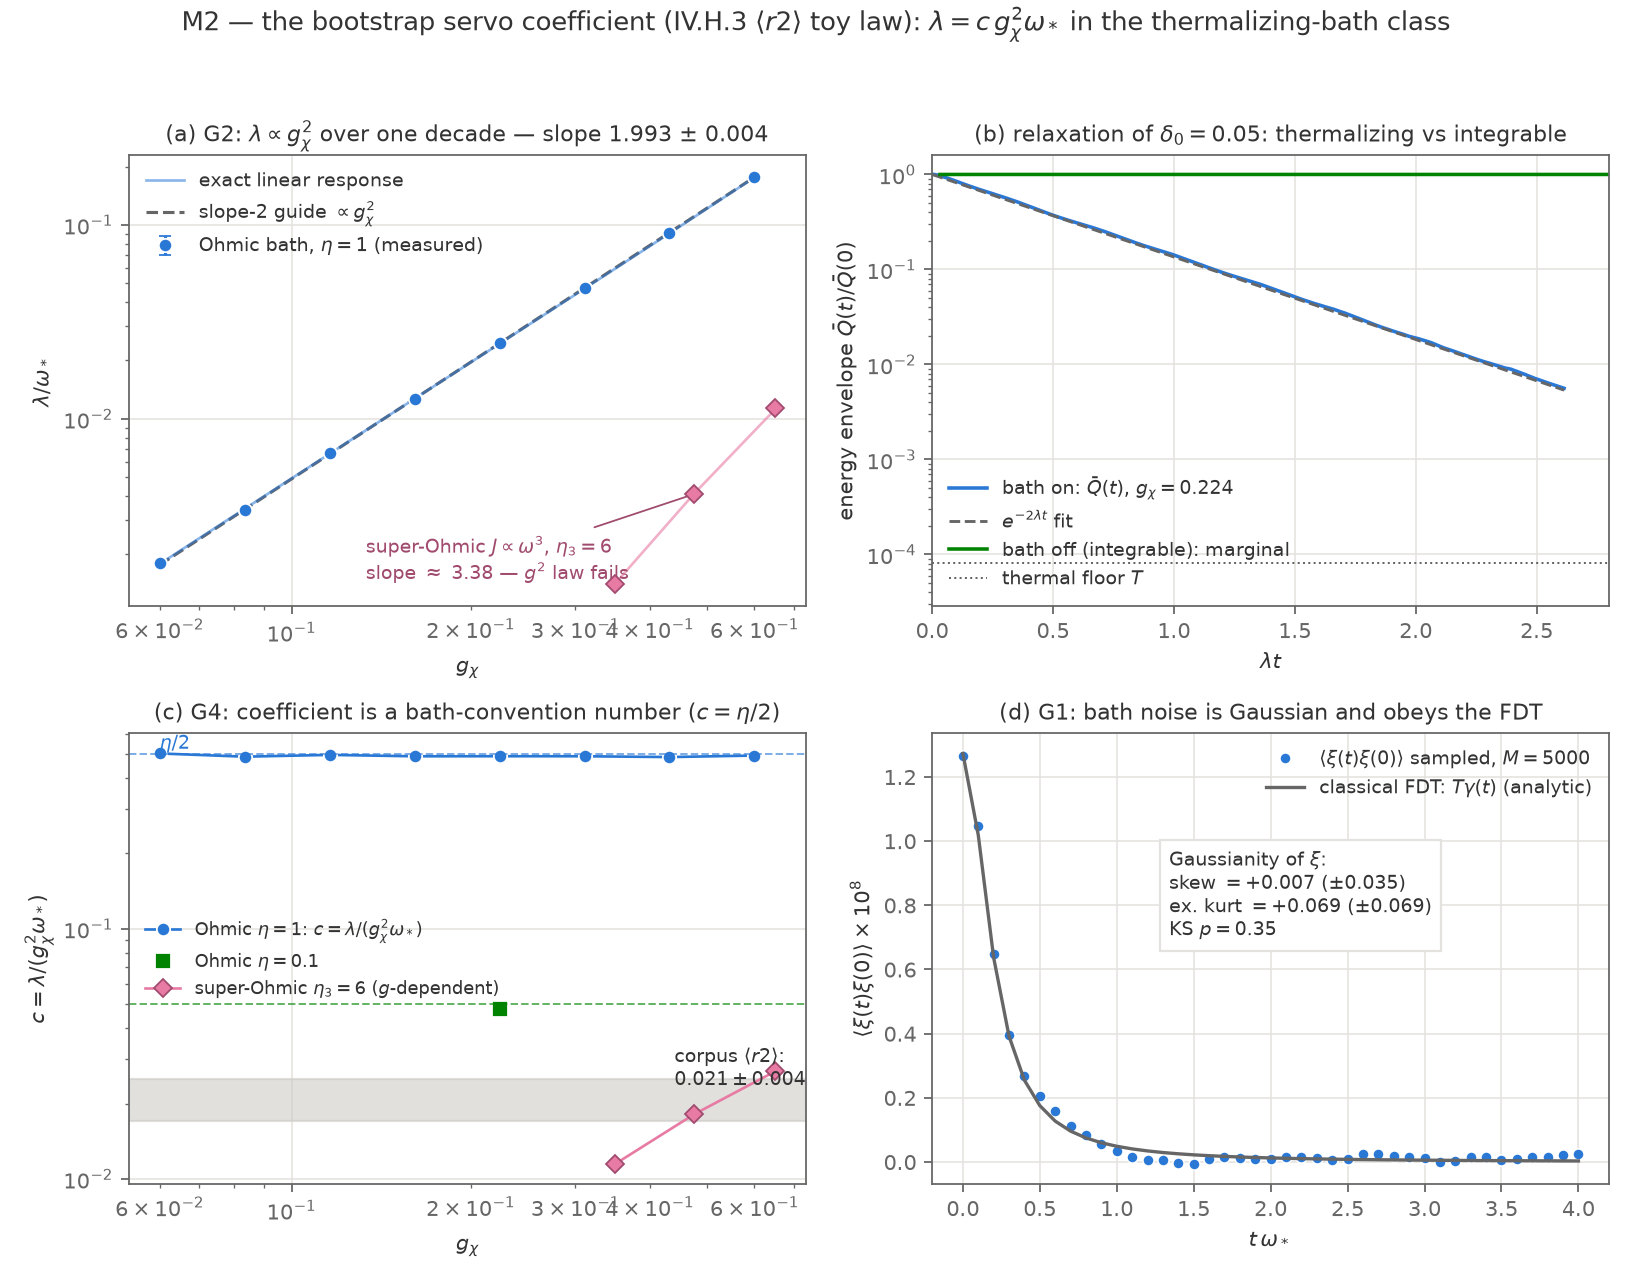

Recreate this plot in Python.
#!/usr/bin/env python3
"""M2 figure: lambda-vs-g scaling law + envelope decay + coefficient spread
+ bath FDT check.  Reads m2_results.json, writes m2_fig.png."""

import json

import numpy as np
import matplotlib
matplotlib.use("Agg")
import matplotlib.pyplot as plt

BLUE, GREEN, MAGENTA = "#2a78d6", "#008300", "#e87ba4"  # validated categorical
INK, INK2, GRID = "#333333", "#666666", "#e3e2de"

with open("m2_results.json") as fh:
    R = json.load(fh)

plt.rcParams.update({
    "font.size": 9.5, "axes.edgecolor": INK2, "axes.labelcolor": INK,
    "text.color": INK, "xtick.color": INK2, "ytick.color": INK2,
    "axes.grid": True, "grid.color": GRID, "grid.linewidth": 0.7,
    "axes.axisbelow": True, "figure.facecolor": "white"})

fig, axes = plt.subplots(2, 2, figsize=(10.2, 8.0))
(axA, axB), (axC, axD) = axes

# ---- (a) scaling law: lambda vs g, log-log --------------------------------
gs = np.array(R["G2"]["gs"])
lam = np.array(R["G2"]["lam"])
sig = np.array(R["G2"]["sig"])
axA.errorbar(gs, lam, yerr=sig, fmt="o", ms=6, color=BLUE, mec="white",
             mew=0.8, capsize=2.5, lw=1.4, zorder=4,
             label="Ohmic bath, $\\eta=1$ (measured)")
lin = np.array([p["lam_lin_exact"] for p in R["scan_ohmic"]])
axA.plot(gs, lin, "-", color=BLUE, lw=1.2, alpha=0.55, zorder=3,
         label="exact linear response")
gg = np.geomspace(gs[0], gs[-1], 50)
cref = lam[3] / gs[3] ** 2
axA.plot(gg, cref * gg ** 2, "--", color=INK2, lw=1.4, zorder=2,
         label="slope-2 guide $\\propto g_\\chi^2$")
sop = R["superohmic"]["points"]
gso = np.array([p["g"] for p in sop])
lso = np.array([p["lam"] for p in sop])
axA.errorbar(gso, lso, yerr=[p["sig"] for p in sop], fmt="D", ms=6,
             color=MAGENTA, mec="#a04a6e", mew=0.8, capsize=2.5, zorder=4)
axA.plot(gso, [p["lam_lin_exact"] for p in sop], "-", color=MAGENTA, lw=1.2,
         alpha=0.6, zorder=3)
axA.annotate(f"super-Ohmic $J\\propto\\omega^3$, $\\eta_3={R['superohmic']['eta3']:.0f}$\n"
             f"slope $\\approx$ {R['superohmic']['slope']:.2f} — $g^2$ law fails",
             xy=(gso[1], lso[1]), xytext=(0.35, 0.06), textcoords="axes fraction",
             fontsize=8.5, color="#a04a6e",
             arrowprops=dict(arrowstyle="-", color="#a04a6e", lw=0.8))
axA.set_xscale("log"); axA.set_yscale("log")
axA.set_xlabel("$g_\\chi$"); axA.set_ylabel("$\\lambda/\\omega_*$")
axA.set_title(f"(a) G2: $\\lambda\\propto g_\\chi^2$ over one decade — "
              f"slope {R['G2']['slope']:.3f} $\\pm$ {R['G2']['sig_slope']:.3f}",
              fontsize=10)
axA.legend(frameon=False, fontsize=8.5, loc="upper left")

# ---- (b) envelope decay + integrable control ------------------------------
ex = R["example_envelope"]
t = np.array(ex["t"]); q = np.array(ex["Qbar"])
E0 = q[0]
axB.semilogy(t * ex["lam"], q / E0, color=BLUE, lw=1.6,
             label=f"bath on: $\\bar Q(t)$, $g_\\chi={ex['g']:.3f}$")
axB.semilogy(t * ex["lam"], np.exp(-2 * ex["lam"] * t), "--", color=INK2,
             lw=1.3, label="$e^{-2\\lambda t}$ fit")
t5 = np.array(R["G5"]["env_t"]); e5 = np.array(R["G5"]["env_E"])
axB.semilogy(t5 * ex["lam"], e5 / e5[0], color=GREEN, lw=1.6,
             label="bath off (integrable): marginal")
axB.axhline(R["meta"]["T_over_wstar"] / E0, color=INK2, lw=0.9, ls=":",
            label="thermal floor $T$")
axB.set_xlim(0, 2.8)
axB.set_ylim(bottom=0.35 * R["meta"]["T_over_wstar"] / E0)
axB.set_xlabel("$\\lambda t$")
axB.set_ylabel("energy envelope $\\bar Q(t)/\\bar Q(0)$")
axB.set_title("(b) relaxation of $\\delta_0=0.05$: thermalizing vs integrable",
              fontsize=10)
axB.legend(frameon=False, fontsize=8.5, loc="lower left")

# ---- (c) coefficient c = lambda/(g^2 w*) ----------------------------------
ci = np.array(R["G4_ohmic_eta1"]["c_per_g"])
axC.plot(gs, ci, "o-", ms=6, color=BLUE, mec="white", mew=0.8, lw=1.2,
         label="Ohmic $\\eta=1$: $c=\\lambda/(g_\\chi^2\\omega_*)$")
axC.axhline(0.5, color=BLUE, lw=0.9, ls="--", alpha=0.6)
axC.text(gs[0], 0.52, "$\\eta/2$", color=BLUE, fontsize=8.5)
el = R["eta_linearity"]
axC.plot([0.2237], [el["c"]], "s", ms=7, color=GREEN, mec="white", mew=0.8,
         label="Ohmic $\\eta=0.1$")
axC.axhline(0.05, color=GREEN, lw=0.9, ls="--", alpha=0.6)
cso = np.array([p["c"] for p in sop])
axC.plot(gso, cso, "D-", ms=6, color=MAGENTA, mec="#a04a6e", mew=0.8, lw=1.2,
         label=f"super-Ohmic $\\eta_3={R['superohmic']['eta3']:.0f}$ ($g$-dependent)")
axC.axhspan(0.021 - 0.004, 0.021 + 0.004, color="#c9c8c2", alpha=0.55, zorder=1)
axC.text(0.44, 0.0235, "corpus $\\langle r2\\rangle$:\n$0.021\\pm0.004$",
         fontsize=8.5, color=INK)
axC.set_yscale("log"); axC.set_xscale("log")
axC.set_xlabel("$g_\\chi$")
axC.set_ylabel("$c=\\lambda/(g_\\chi^2\\omega_*)$")
axC.set_title("(c) G4: coefficient is a bath-convention number ($c=\\eta/2$)",
              fontsize=10)
axC.legend(frameon=False, fontsize=8, loc="center left")

# ---- (d) bath statistics: FDT ---------------------------------------------
bs = R["G1_bath_stats"]
tg = np.array(bs["tgrid"])
axD.plot(tg, np.array(bs["C_meas"]) * 1e8, "o", ms=5, color=BLUE, mec="white",
         mew=0.7, label="$\\langle\\xi(t)\\xi(0)\\rangle$ sampled, $M=5000$")
axD.plot(tg, np.array(bs["Tgam_cont"]) * 1e8, "-", color=INK2, lw=1.5,
         label="classical FDT: $T\\gamma(t)$ (analytic)")
g0 = bs["gauss"]["t0"]
axD.text(0.35, 0.55,
         f"Gaussianity of $\\xi$:\nskew $= {g0['skew']:+.3f}\\ (\\pm{g0['se_skew']:.3f})$"
         f"\nex. kurt $= {g0['kurtosis_excess']:+.3f}\\ (\\pm{g0['se_kurt']:.3f})$"
         f"\nKS $p = {g0['ks_p']:.2f}$",
         transform=axD.transAxes, fontsize=8.5,
         bbox=dict(fc="white", ec=GRID))
axD.set_xlabel("$t\\,\\omega_*$")
axD.set_ylabel("$\\langle\\xi(t)\\xi(0)\\rangle \\times 10^{8}$")
axD.set_title("(d) G1: bath noise is Gaussian and obeys the FDT", fontsize=10)
axD.legend(frameon=False, fontsize=8.5)

fig.suptitle("M2 — the bootstrap servo coefficient (IV.H.3 $\\langle r2\\rangle$ toy law): "
             "$\\lambda = c\\,g_\\chi^2\\omega_*$ in the thermalizing-bath class",
             fontsize=11.5, y=0.995)
fig.tight_layout(rect=(0, 0, 1, 0.97))
fig.savefig("m2_fig.png", dpi=160)
print("wrote m2_fig.png")
